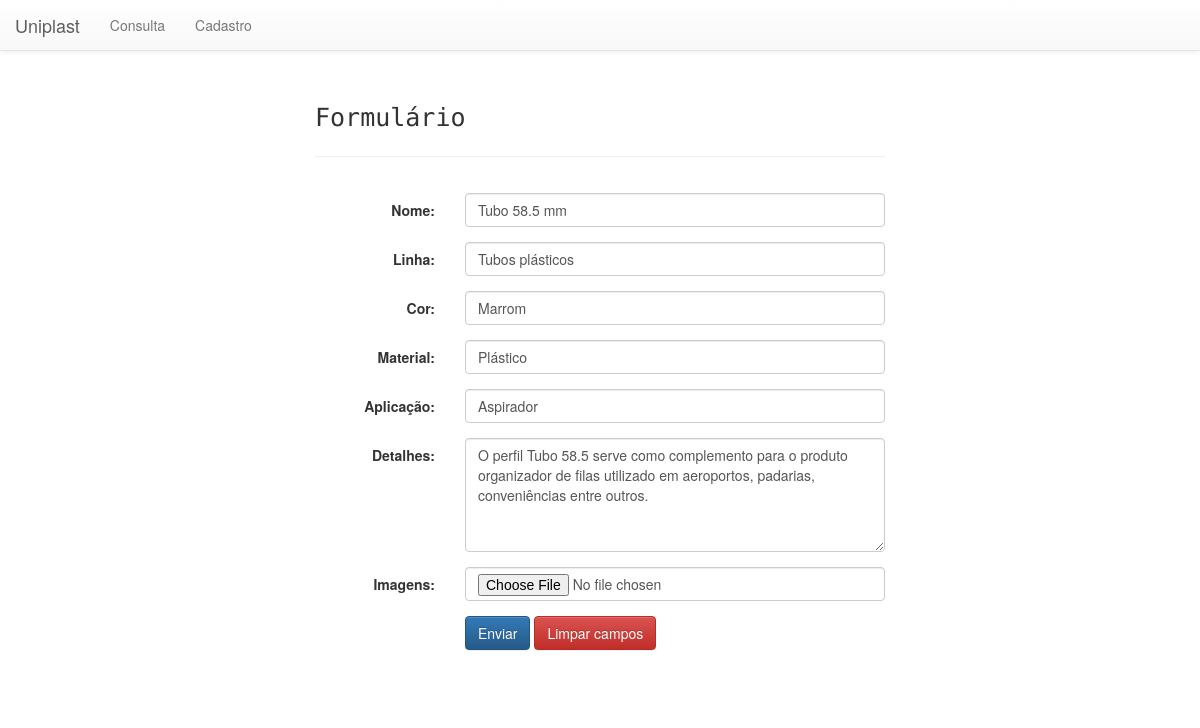
Page /editar_prod.php?id=0002 on the committed database.
### tables this page shows
CREATE TABLE `produtos` (
  `cd_produto` varchar(10) NOT NULL,
  `ds_produto` varchar(40) NOT NULL,
  `ds_linha` varchar(20) NOT NULL,
  `ds_cor` text NOT NULL,
  `ds_material` varchar(15) NOT NULL,
  `ds_aplic_produto` text NOT NULL,
  `ds_detalhes` varchar(200) NOT NULL,
  `imagem` varchar(100) NOT NULL
);

### editar_prod.php (the view, shortened to what this page needs)
<html>
    <head>
        <link href="css/bootstrap.min.css" rel="stylesheet">
        <link href="css/bootstrap-theme.min.css" rel="stylesheet">
        <link href="css/estilo.css" rel="stylesheet">
    </head>
      <?php
        $cd_produto = $_GET['id'];
        $pesquisar = mysql_query("select * from produtos where cd_produto=$cd_produto");
        if ($resultado = mysql_fetch_array($pesquisar)) {
  				$ds_produto       = $resultado["ds_produto"];
  				$ds_linha         = $resultado["ds_linha"];
  				$ds_cor           = $resultado["ds_cor"];
  				$ds_material      = $resultado["ds_material"];
  				$ds_aplic_produto = $resultado["ds_aplic_produto"];
  				$ds_detalhes      = $resultado["ds_detalhes"];
  				$ds_imagem        = $resultado["imagem"];
        }
      ?>
    <body>
        <div class="container">
            <div class="_main" >
                <div class="col-sm-12 _title">
                    <p>Formulário</p>
                    <hr>
                </div>
                <div class="col-sm-12">
                    <form name="cad_produtos" method="post" action="alterar_prod.php" enctype="multipart/form-data" class="form-horizontal">
                        <div class="form-group">
                            <div class="col-sm-9">
                            </div>
                        </div>
                        <div class="form-group">
                            <label class="control-label col-sm-3" for="nome">Nome:</label>
                            <div class="col-sm-9">
                                <input type="text" name="ds_produto" id="ds_produto" class="form-control" maxlength="40" value="<?php echo $ds_produto ?>" required placeholder="Insira o nome do produto">
                            </div>
                        </div>
                        <div class="form-group">
                            <label class="control-label col-sm-3" for="linha">Linha:</label>
                            <div class="col-sm-9">
                                <input type="text" name="ds_linha" id="ds_linha" class="form-control" maxlength="20" value="<?php echo $ds_linha ?>" required placeholder="Insira a linha do produto">
                            </div>
                        </div>
                        <div class="form-group">
                            <label class="control-label col-sm-3" for="cor">Cor:</label>
                            <div class="col-sm-9">
                                <input type="text" name="ds_cor" id="ds_cor" class="form-control" maxlength="20" value="<?php echo $ds_cor ?>" placeholder="Insira a cor do produto" required>
                            </div>
                        </div>
                        <div class="form-group">
                            <label class="control-label col-sm-3" for="material">Material:</label>
                            <div class="col-sm-9">
                                <input type="text" name="ds_material" id="ds_material" class="form-control" value="<?php echo $ds_material ?>" placeholder="Insira o material" maxlength="15" required>
                            </div>
                        </div>
                        <div class="form-group">
                            <label class="control-label col-sm-3" for="aplicacao">Aplicação:</label>
                            <div class="col-sm-9">
                                <input type="text" name="ds_aplic_produto" id="ds_aplic_produto" class="form-control" value="<?php echo $ds_aplic_produto ?>" placeholder="Insira a aplicação do produto" maxlength="40" required>
                            </div>
                        </div>
                        <div class="form-group">
                            <label class="control-label col-sm-3" for="detalhes">Detalhes:</label>
                            <div class="col-sm-9">
                                <textarea type="text" name="ds_detalhes" id="ds_detalhes" class="form-control" rows="5" maxlength="200" required><?php echo $ds_detalhes ?></textarea>
                            </div>
                        </div>
                        <div class="form-group">
                            <label class="control-label col-sm-3" for="detalhes">Imagens:</label>
                            <div class="col-sm-9">
                                <input type="file" name="img" id="img" class="form-control" maxlength="200" value="<?php echo $ds_imagem;?>">
                            </div>
                        </div>
                        <div class="form-group col-sm-12">
                            <div class="btn-group" style="margin-left:150px">
                                <button class="btn btn-primary" type="submit">Enviar</button>
                            </div>
                            <div class="btn-group">
                                <button class="btn btn-danger" type="reset">Limpar campos</button>
                            </div>
                        </div>
                    </form>
                </div>
            </div>
        </div>
    </body>
</html>

### css/estilo.css (style rules this page uses)
._main { height: 600px; width: 600px; margin-top: 100px; margin-left: auto; margin-right: auto; }
._title p { font-family: Rubik mono one,sans-serif; font-size: 25px; }

### rows in the picture
produtos: ds_produto "Tubo 58.5 mm", ds_linha "Tubos plásticos", ds_cor "Marrom", ds_material "Plástico", ds_aplic_produto "Aspirador", ds_detalhes "O perfil Tubo 58.5 serve como complemento para o produto organizador de filas utilizado em aeroportos, padarias, conveniências entre outros."
